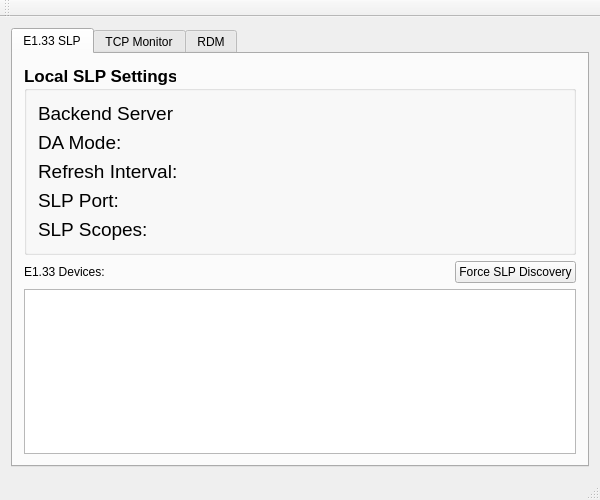
<?xml version="1.0" encoding="UTF-8"?>
<ui version="4.0">
 <class>MainWindow</class>
 <widget class="QMainWindow" name="MainWindow">
  <property name="geometry">
   <rect>
    <x>0</x>
    <y>0</y>
    <width>600</width>
    <height>500</height>
   </rect>
  </property>
  <property name="windowTitle">
   <string>E1.33 Controller</string>
  </property>
  <widget class="QWidget" name="centralWidget">
   <layout class="QHBoxLayout" name="horizontalLayout_2">
    <item>
     <widget class="QTabWidget" name="tabWidget">
      <property name="currentIndex">
       <number>0</number>
      </property>
      <widget class="QWidget" name="SLPTab">
       <attribute name="title">
        <string>E1.33 SLP</string>
       </attribute>
       <layout class="QVBoxLayout" name="verticalLayout_3">
        <item>
         <widget class="QGroupBox" name="groupBox">
          <property name="font">
           <font>
            <pointsize>13</pointsize>
            <weight>75</weight>
            <bold>true</bold>
           </font>
          </property>
          <property name="layoutDirection">
           <enum>Qt::LeftToRight</enum>
          </property>
          <property name="title">
           <string>Local SLP Settings</string>
          </property>
          <layout class="QVBoxLayout" name="verticalLayout">
           <item>
            <layout class="QFormLayout" name="formLayout_2">
             <property name="labelAlignment">
              <set>Qt::AlignLeading|Qt::AlignLeft|Qt::AlignVCenter</set>
             </property>
             <property name="formAlignment">
              <set>Qt::AlignLeading|Qt::AlignLeft|Qt::AlignTop</set>
             </property>
             <item row="1" column="0">
              <widget class="QLabel" name="label_5">
               <property name="font">
                <font>
                 <pointsize>14</pointsize>
                 <weight>50</weight>
                 <bold>false</bold>
                </font>
               </property>
               <property name="text">
                <string>DA Mode:</string>
               </property>
              </widget>
             </item>
             <item row="1" column="1">
              <widget class="QLabel" name="SLPDAEnabledLabel">
               <property name="text">
                <string/>
               </property>
              </widget>
             </item>
             <item row="2" column="0">
              <widget class="QLabel" name="label_9">
               <property name="font">
                <font>
                 <pointsize>14</pointsize>
                 <weight>50</weight>
                 <bold>false</bold>
                </font>
               </property>
               <property name="text">
                <string>Refresh Interval:</string>
               </property>
              </widget>
             </item>
             <item row="3" column="0">
              <widget class="QLabel" name="label_3">
               <property name="font">
                <font>
                 <pointsize>14</pointsize>
                 <weight>50</weight>
                 <bold>false</bold>
                </font>
               </property>
               <property name="text">
                <string>SLP Port:</string>
               </property>
              </widget>
             </item>
             <item row="3" column="1">
              <widget class="QLabel" name="SLPPortLabel">
               <property name="text">
                <string/>
               </property>
              </widget>
             </item>
             <item row="4" column="0">
              <widget class="QLabel" name="label_6">
               <property name="font">
                <font>
                 <pointsize>14</pointsize>
                 <weight>50</weight>
                 <bold>false</bold>
                </font>
               </property>
               <property name="text">
                <string>SLP Scopes:</string>
               </property>
              </widget>
             </item>
             <item row="2" column="1">
              <widget class="QLabel" name="SLPRefreshLabel">
               <property name="text">
                <string/>
               </property>
              </widget>
             </item>
             <item row="4" column="1">
              <widget class="QLabel" name="SLPScopesLabel">
               <property name="text">
                <string/>
               </property>
              </widget>
             </item>
             <item row="0" column="0">
              <widget class="QLabel" name="label_4">
               <property name="font">
                <font>
                 <pointsize>14</pointsize>
                 <weight>50</weight>
                 <bold>false</bold>
                </font>
               </property>
               <property name="text">
                <string>Backend Server</string>
               </property>
              </widget>
             </item>
             <item row="0" column="1">
              <widget class="QLabel" name="SLPBackendType">
               <property name="text">
                <string/>
               </property>
              </widget>
             </item>
            </layout>
           </item>
          </layout>
         </widget>
        </item>
        <item>
         <layout class="QHBoxLayout" name="horizontalLayout">
          <item>
           <widget class="QLabel" name="label">
            <property name="text">
             <string>E1.33 Devices:</string>
            </property>
           </widget>
          </item>
          <item>
           <widget class="QPushButton" name="pushButton">
            <property name="sizePolicy">
             <sizepolicy hsizetype="Fixed" vsizetype="Fixed">
              <horstretch>0</horstretch>
              <verstretch>0</verstretch>
             </sizepolicy>
            </property>
            <property name="contextMenuPolicy">
             <enum>Qt::PreventContextMenu</enum>
            </property>
            <property name="text">
             <string>Force SLP Discovery</string>
            </property>
           </widget>
          </item>
         </layout>
        </item>
        <item>
         <widget class="QTableView" name="tableView"/>
        </item>
       </layout>
      </widget>
      <widget class="QWidget" name="TCPLogTab">
       <property name="layoutDirection">
        <enum>Qt::RightToLeft</enum>
       </property>
       <attribute name="title">
        <string>TCP Monitor</string>
       </attribute>
       <layout class="QVBoxLayout" name="verticalLayout_4">
        <item>
         <widget class="QLabel" name="label_2">
          <property name="text">
           <string>TCP Events</string>
          </property>
         </widget>
        </item>
        <item>
         <widget class="QPlainTextEdit" name="TCPLog">
          <property name="enabled">
           <bool>true</bool>
          </property>
          <property name="font">
           <font>
            <family>Courier New</family>
           </font>
          </property>
          <property name="readOnly">
           <bool>true</bool>
          </property>
         </widget>
        </item>
        <item>
         <widget class="QPushButton" name="clearTCPLogButton">
          <property name="sizePolicy">
           <sizepolicy hsizetype="Fixed" vsizetype="Fixed">
            <horstretch>0</horstretch>
            <verstretch>0</verstretch>
           </sizepolicy>
          </property>
          <property name="autoFillBackground">
           <bool>false</bool>
          </property>
          <property name="text">
           <string>Clear Log</string>
          </property>
          <property name="autoDefault">
           <bool>false</bool>
          </property>
          <property name="default">
           <bool>false</bool>
          </property>
          <property name="flat">
           <bool>false</bool>
          </property>
         </widget>
        </item>
       </layout>
      </widget>
      <widget class="QWidget" name="tab">
       <attribute name="title">
        <string>RDM</string>
       </attribute>
       <layout class="QVBoxLayout" name="verticalLayout_2">
        <item>
         <layout class="QFormLayout" name="formLayout">
          <property name="fieldGrowthPolicy">
           <enum>QFormLayout::FieldsStayAtSizeHint</enum>
          </property>
          <property name="formAlignment">
           <set>Qt::AlignLeading|Qt::AlignLeft|Qt::AlignTop</set>
          </property>
          <item row="0" column="0">
           <widget class="QLabel" name="label_7">
            <property name="text">
             <string>IP Address</string>
            </property>
           </widget>
          </item>
          <item row="0" column="1">
           <widget class="QComboBox" name="ipComboBox">
            <property name="editable">
             <bool>false</bool>
            </property>
            <property name="currentIndex">
             <number>-1</number>
            </property>
           </widget>
          </item>
          <item row="1" column="0">
           <widget class="QLabel" name="label_8">
            <property name="text">
             <string>Endpoint</string>
            </property>
           </widget>
          </item>
          <item row="1" column="1">
           <widget class="QSpinBox" name="spinBox">
            <property name="maximum">
             <number>65535</number>
            </property>
           </widget>
          </item>
          <item row="2" column="0">
           <widget class="QLabel" name="label_10">
            <property name="text">
             <string>UID</string>
            </property>
           </widget>
          </item>
          <item row="2" column="1">
           <widget class="QLineEdit" name="lineEdit"/>
          </item>
          <item row="3" column="0">
           <widget class="QLabel" name="label_11">
            <property name="text">
             <string>PID</string>
            </property>
           </widget>
          </item>
          <item row="3" column="1">
           <widget class="QComboBox" name="comboBox_2"/>
          </item>
          <item row="5" column="0">
           <widget class="QLabel" name="label_12">
            <property name="text">
             <string>PID Data</string>
            </property>
           </widget>
          </item>
          <item row="5" column="1">
           <widget class="QLineEdit" name="lineEdit_2">
            <property name="sizePolicy">
             <sizepolicy hsizetype="Expanding" vsizetype="Fixed">
              <horstretch>0</horstretch>
              <verstretch>0</verstretch>
             </sizepolicy>
            </property>
           </widget>
          </item>
          <item row="4" column="0">
           <widget class="QLabel" name="label_13">
            <property name="text">
             <string>Command</string>
            </property>
           </widget>
          </item>
          <item row="4" column="1">
           <widget class="QComboBox" name="comboBox_3">
            <item>
             <property name="text">
              <string>GET</string>
             </property>
            </item>
            <item>
             <property name="text">
              <string>SET</string>
             </property>
            </item>
           </widget>
          </item>
         </layout>
        </item>
        <item>
         <widget class="QPushButton" name="pushButton_2">
          <property name="sizePolicy">
           <sizepolicy hsizetype="Fixed" vsizetype="Fixed">
            <horstretch>0</horstretch>
            <verstretch>0</verstretch>
           </sizepolicy>
          </property>
          <property name="layoutDirection">
           <enum>Qt::LeftToRight</enum>
          </property>
          <property name="text">
           <string>Send Command</string>
          </property>
         </widget>
        </item>
        <item>
         <widget class="QPlainTextEdit" name="plainTextEdit">
          <property name="readOnly">
           <bool>true</bool>
          </property>
         </widget>
        </item>
       </layout>
      </widget>
     </widget>
    </item>
   </layout>
  </widget>
  <widget class="QMenuBar" name="menuBar">
   <property name="geometry">
    <rect>
     <x>0</x>
     <y>0</y>
     <width>600</width>
     <height>22</height>
    </rect>
   </property>
  </widget>
  <widget class="QToolBar" name="mainToolBar">
   <attribute name="toolBarArea">
    <enum>TopToolBarArea</enum>
   </attribute>
   <attribute name="toolBarBreak">
    <bool>false</bool>
   </attribute>
  </widget>
  <widget class="QStatusBar" name="statusBar"/>
 </widget>
 <layoutdefault spacing="6" margin="11"/>
 <resources/>
 <connections/>
</ui>
